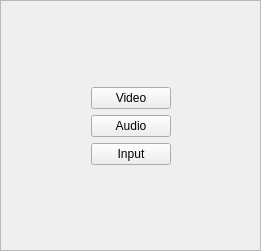
   <widget class="QFrame" name="frame_settings">
    <property name="geometry">
     <rect>
      <x>40</x>
      <y>470</y>
      <width>261</width>
      <height>251</height>
     </rect>
    </property>
    <property name="frameShape">
     <enum>QFrame::StyledPanel</enum>
    </property>
    <property name="frameShadow">
     <enum>QFrame::Raised</enum>
    </property>
    <layout class="QHBoxLayout" name="horizontalLayout_5">
     <item>
      <spacer name="horizontalSpacer_5">
       <property name="orientation">
        <enum>Qt::Horizontal</enum>
       </property>
       <property name="sizeHint" stdset="0">
        <size>
         <width>40</width>
         <height>20</height>
        </size>
       </property>
      </spacer>
     </item>
     <item>
      <layout class="QVBoxLayout" name="verticalLayout_5">
       <item>
        <spacer name="verticalSpacer_8">
         <property name="orientation">
          <enum>Qt::Vertical</enum>
         </property>
         <property name="sizeHint" stdset="0">
          <size>
           <width>20</width>
           <height>40</height>
          </size>
         </property>
        </spacer>
       </item>
       <item>
        <widget class="QPushButton" name="pushButton_video">
         <property name="styleSheet">
          <string notr="true"/>
         </property>
         <property name="text">
          <string>Video</string>
         </property>
         <property name="iconSize">
          <size>
           <width>16</width>
           <height>16</height>
          </size>
         </property>
        </widget>
       </item>
       <item>
        <widget class="QPushButton" name="pushButton_audio">
         <property name="styleSheet">
          <string notr="true"/>
         </property>
         <property name="text">
          <string>Audio</string>
         </property>
         <property name="iconSize">
          <size>
           <width>16</width>
           <height>16</height>
          </size>
         </property>
        </widget>
       </item>
       <item>
        <widget class="QPushButton" name="pushButton_input">
         <property name="styleSheet">
          <string notr="true"/>
         </property>
         <property name="text">
          <string>Input</string>
         </property>
         <property name="iconSize">
          <size>
           <width>16</width>
           <height>16</height>
          </size>
         </property>
        </widget>
       </item>
       <item>
        <spacer name="verticalSpacer_3">
         <property name="orientation">
          <enum>Qt::Vertical</enum>
         </property>
         <property name="sizeHint" stdset="0">
          <size>
           <width>20</width>
           <height>40</height>
          </size>
         </property>
        </spacer>
       </item>
      </layout>
     </item>
     <item>
      <spacer name="horizontalSpacer_6">
       <property name="orientation">
        <enum>Qt::Horizontal</enum>
       </property>
       <property name="sizeHint" stdset="0">
        <size>
         <width>14</width>
         <height>20</height>
        </size>
       </property>
      </spacer>
     </item>
    </layout>
   </widget>
